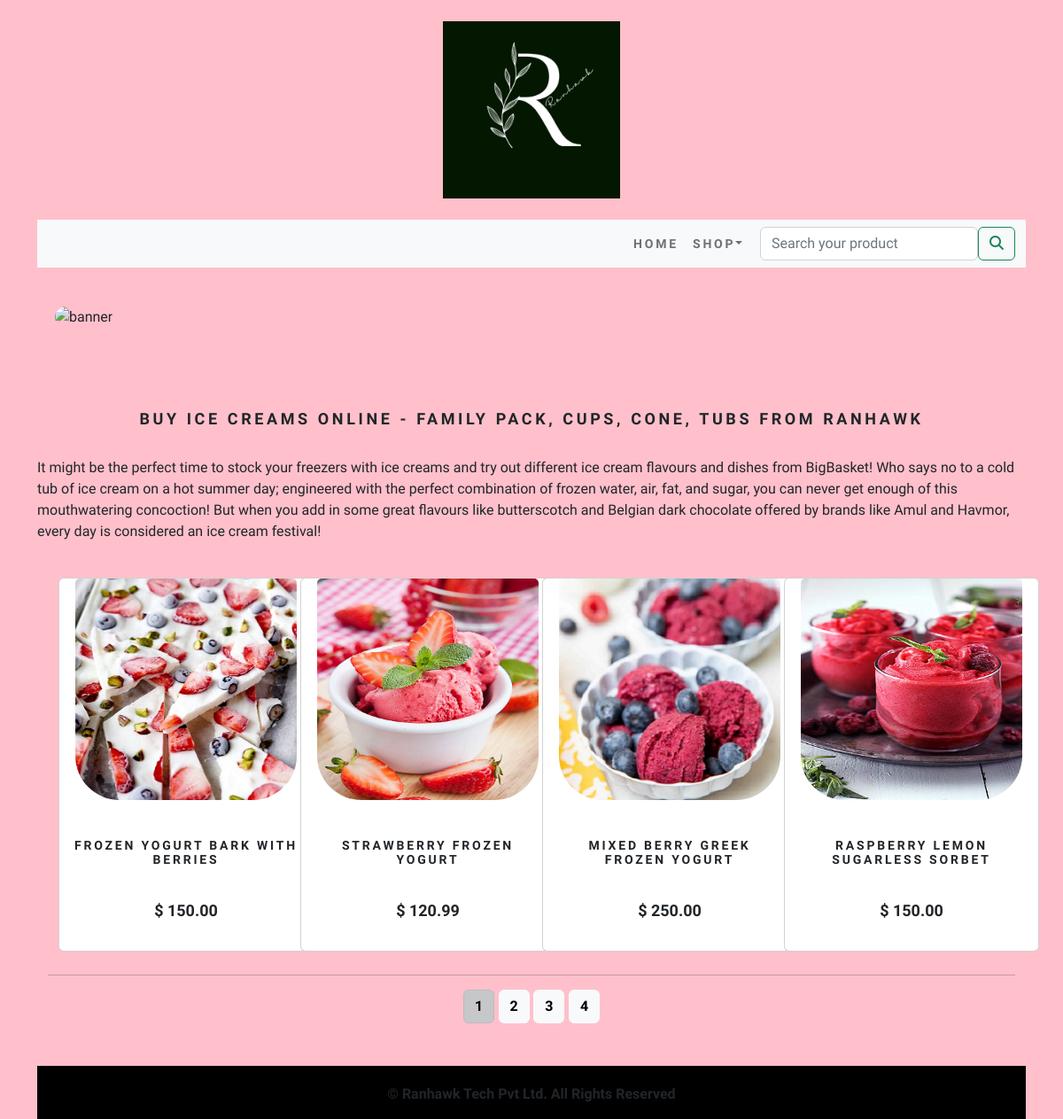
The page /ecart/ on the database its author committed.
### ecartapp/models.py (models this page shows, shortened)
class Product(models.Model):
    name = models.CharField(max_length=255, unique=True)
    slug = models.CharField(max_length=255, unique=True)
    description = models.TextField(blank=True)
    price = models.DecimalField(max_digits=10, decimal_places=2)
    category = models.ForeignKey(Category, related_name='product', on_delete=models.CASCADE)
    image = models.ImageField(upload_to='products', blank=True)
    stock = models.IntegerField()
    availability = models.BooleanField(default=True)
    created = models.DateTimeField(auto_now_add=True)
    updated = models.DateTimeField(auto_now=True)
    def get_url(self):
        return reverse('ecartapp:product_detail', args=[self.category.slug, self.slug])
    class Meta:
        verbose_name = 'product'
        verbose_name_plural = 'products'
        ordering = ('created',)

### ecartapp/views.py (the view)
# urls.py: path('', views.allProducts, name='allProducts'),
def allProducts(request, c_slug=None):
    c_page = None
    products_list = None
    if c_slug is not None:
        c_page = get_object_or_404(Category, slug=c_slug)
        products_list = Product.objects.all().filter(category=c_page, availability=True)
    else:
        products_list = Product.objects.all().filter(availability=True)
    paginator = Paginator(products_list, 4)
    try:
        page = int(request.GET.get('page', '1'))
    except:
        page = 1
    try:
        products = paginator.page(page)
    except (EmptyPage, InvalidPage):
        products = paginator.page(paginator.num_pages)
    return render(request, 'category.html', {'category': c_page, 'products': products})

### cartapp/context_processors.py (called while the page is built)
def counter(request):
    item_count = 0
    if 'admin' in request.path:
        return {}
    else:
        try:
            cart = Cart.objects.filter(cart_id=_cart_id(request))
            cart_items = CartItem.objects.all().filter(cart=cart[:1])
            for cart_item in cart_items:
                item_count += cart_item.quantity
        except Cart.DoesNotExist:
            item_count = 0
    return dict(item_count=item_count)

### cartapp/views.py (called while the page is built)
def _cart_id(request):
    cart = request.session.session_key
    if not cart:
        cart = request.session.create()
    return cart

### ecartapp/context_processors.py (called while the page is built)
def menu_links(request):
    links = Category.objects.all()
    return dict(links=links)

### ecartapp/models.py (called while the page is built)
    def get_url(self):
        return reverse('ecartapp:product_by_category', args=[self.slug])

### templates/category.html (shortened to what this page needs)
{% extends 'base.html' %}
{% load static %}
{% block content %}
<br>
<div class="mx-auto">
    {% if category %}
       <img src="{{ category.image.url }}" alt="{{ category.name }}" class="center">
</div>
    <br><br><br>
<div>
    <h1 class="text-center my_title"><b><u>{{ category.name }}</u></b></h1><br>
       <p class="text-center">{{ category.description }}</p>
</div>
    {% else %}
<div>
    <img class="my_image my_image_padding"  src="{% static 'img/banner.png' %}" alt="banner" width="1500px;">
</div>
    <br><br><br>
<div>
    <h1 class="text-center my_title"><strong>Buy Ice Creams Online - Family Pack, Cups, Cone, Tubs from Ranhawk</strong></h1>
    <br>
    <p class="text-justify">It might be the perfect time to stock your freezers with ice creams and try out different ice cream flavours and dishes from BigBasket! Who says no to a cold tub of ice cream on a hot summer day; engineered with the perfect combination of frozen water, air, fat, and sugar, you can never get enough of this mouthwatering concoction! But when you add in some great flavours like butterscotch and Belgian dark chocolate offered by brands like Amul and Havmor, every day is considered an ice cream festival!</p>
</div>
<br>
    {% endif %}
<div class="container">
    <div class="row mx-auto">
        {% for product in products.object_list %}
        <div class="my_bottom_margin col-9 col-sm-12 col-md-4 col-lg-3">
                <div class="card text-center" style="min-width:18rem;">
                    <a href="{{ product.get_url }}"><img class="card-img-top my_image" src="{{ product.image.url }}" alt="{{ product.name }}" style="height:250px;width:250px;"></a><br>
                      <div class="card-body">
                          <h4><b>{{ product.name }}</b></h4><br>
                         <p><b>$ {{ product.price }}</b></p>
                      </div>
                </div>
        </div>
        {% endfor %}
    </div>
    <div class="mx-auto">
        {% if products.paginator.num_pages > 1 %}
        <hr>
        <div class="text-center">
            {% for pg in products.paginator.page_range %}
               <a href="?page={{ pg }}" class="btn btn-light btn-normal {% if products.number == pg %} active {% endif %}"><b>{{ pg }}</b></a>
            {% endfor %}
        </div>
        {% endif %}
    </div>
    <br>
</div>
{% endblock %}

### templates/base.html (shortened to what this page needs)
{% load static %}
<!DOCTYPE html>
<html lang="en">
<head>
        <link rel="stylesheet" href="{% static 'css/custom.css' %}">
        <link rel="stylesheet" href="{% static 'css/bootstrap.rtl.min.css' %}">
</head>
<body class="d-flex flex-column min-vh-100">
<div class="container">
  {% include 'header.html' %}
  {% include 'nav.html' %}
  {% block content %}
  {% endblock %}
</div>
<br>
  {% include 'footer.html' %}
</body>
</html>

### templates/header.html
{% load static %}
<header>
    <center>
        <br><a href="{% url 'ecartapp:allProducts' %}"> <img src="{% static 'img/rlogo.png' %}" alt="logo_image" width="200px;" height="200px;"></a><br><br>
    </center>
</header>

### templates/nav.html (shortened to what this page needs)
<nav class="navbar navbar-expand-lg bg-light">
    <div class="container-fluid">
        <div class="collapse navbar-collapse" id="navbarSupportedContent">
            <ul class="navbar-nav me-auto mb-2 mb-lg-0">
           <li class="nav-item">
               <a class="nav-link" href="#"><strong>Home</strong></a>
           </li>
           <li class="nav-item dropdown {% if 'ecartapp' in request.path %} active {% endif %}">
               <a class="nav-link dropdown-toggle" href="#" role="button" data-bs-toggle="dropdown" aria-expanded="false"><strong>Shop</strong></a>
           </li>
           </ul>
           <form class="d-flex" action="{% url 'searchapp:SearchResult' %}" method="get" role="search">
             <input class="form-control me-2" type="search" placeholder="Search your product" name="q" aria-label="Search">
                <button class="btn btn-outline-success" type="submit">
                   <i class="fa-solid fa-magnifying-glass"></i>
                </button>
           </form>
        </div>
  </div>
</nav>

### templates/footer.html
<footer class="mt-auto">
<div class="footer navbar-fixed-bottom my_footer">
    <p class="text-center">
        <b>&copy; Ranhawk Tech Pvt Ltd. All Rights Reserved</b>
    </p>
</div>
</footer>

### static/css/custom.css (style rules this page uses)
.nav-item { letter-spacing : 0.2em; font-size : 14px; text-transform : uppercase; }
.my_footer { background-color:black; height:60px; opacity:1; }
.my_footer p { padding-top:20px; font-size:16px; }
.text-center { font-size : 18px; }
.my_image { width: 100%; height:auto; border-radius: 50px; }
.my_title { font-size:18px; text-transform:uppercase; letter-spacing: 0.2em; }
.my_image_padding { padding:20px; }
.my_bottom_margin { margin-bottom:10px; }
.card-body h4 { font-size:14px; text-transform:uppercase; letter-spacing:0.2em; text-align:center; }

### templates/base.html (style rules this page uses)
body { font-family: 'Bona Nova', serif; background-color: pink; }

### rows shown on the page
Product: image (picture), name "FROZEN YOGURT BARK WITH BERRIES", price "150.00"
Product: image (picture), name "STRAWBERRY FROZEN YOGURT", price "120.99"
Product: image (picture), name "MIXED BERRY GREEK FROZEN YOGURT", price "250.00"
Product: image (picture), name "RASPBERRY LEMON SUGARLESS SORBET", price "150.00"

### other values the page prints
{{ pg }} "1" "2" "3" "4"
